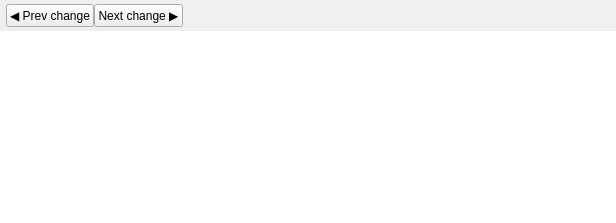
<?xml version="1.0" encoding="UTF-8"?>
<ui version="4.0">
 <class>SideBySideDiffWidget</class>
 <widget class="QWidget" name="SideBySideDiffWidget">
  <layout class="QVBoxLayout" name="mainLayout">
   <property name="leftMargin">
    <number>0</number>
   </property>
   <property name="topMargin">
    <number>0</number>
   </property>
   <property name="rightMargin">
    <number>0</number>
   </property>
   <property name="bottomMargin">
    <number>0</number>
   </property>
   <property name="spacing">
    <number>0</number>
   </property>
   <item>
    <layout class="QHBoxLayout" name="headerLayout">
     <property name="leftMargin">
      <number>6</number>
     </property>
     <property name="topMargin">
      <number>4</number>
     </property>
     <property name="rightMargin">
      <number>6</number>
     </property>
     <property name="bottomMargin">
      <number>4</number>
     </property>
     <item>
      <widget class="QPushButton" name="previousButton">
       <property name="text">
        <string>◀ Prev change</string>
       </property>
      </widget>
     </item>
     <item>
      <widget class="QPushButton" name="nextButton">
       <property name="text">
        <string>Next change ▶</string>
       </property>
      </widget>
     </item>
     <item>
      <widget class="QLabel" name="changeLabel">
       <property name="text">
        <string/>
       </property>
      </widget>
     </item>
     <item>
      <spacer name="headerStretch">
       <property name="orientation">
        <enum>Qt::Horizontal</enum>
       </property>
       <property name="sizeHint" stdset="0">
        <size>
         <width>40</width>
         <height>20</height>
        </size>
       </property>
      </spacer>
     </item>
     <item>
      <widget class="QLabel" name="oldTitleLabel">
       <property name="text">
        <string/>
       </property>
      </widget>
     </item>
     <item>
      <spacer name="titleGap">
       <property name="orientation">
        <enum>Qt::Horizontal</enum>
       </property>
       <property name="sizeType">
        <enum>QSizePolicy::Fixed</enum>
       </property>
       <property name="sizeHint" stdset="0">
        <size>
         <width>24</width>
         <height>20</height>
        </size>
       </property>
      </spacer>
     </item>
     <item>
      <widget class="QLabel" name="newTitleLabel">
       <property name="text">
        <string/>
       </property>
      </widget>
     </item>
    </layout>
   </item>
   <item>
    <layout class="QHBoxLayout" name="panesLayout">
     <property name="leftMargin">
      <number>0</number>
     </property>
     <property name="topMargin">
      <number>0</number>
     </property>
     <property name="rightMargin">
      <number>0</number>
     </property>
     <property name="bottomMargin">
      <number>0</number>
     </property>
     <property name="spacing">
      <number>0</number>
     </property>
     <item>
      <widget class="QTextEdit" name="numberOldEdit">
       <property name="minimumSize">
        <size>
         <width>52</width>
         <height>0</height>
        </size>
       </property>
       <property name="maximumSize">
        <size>
         <width>52</width>
         <height>16777215</height>
        </size>
       </property>
       <property name="readOnly">
        <bool>true</bool>
       </property>
       <property name="lineWrapMode">
        <enum>QTextEdit::NoWrap</enum>
       </property>
       <property name="frameShape">
        <enum>QFrame::NoFrame</enum>
       </property>
       <property name="verticalScrollBarPolicy">
        <enum>Qt::ScrollBarAsNeeded</enum>
       </property>
       <property name="horizontalScrollBarPolicy">
        <enum>Qt::ScrollBarAsNeeded</enum>
       </property>
       <property name="sizePolicy">
        <sizepolicy hsizetype="Fixed" vsizetype="Expanding">
         <horstretch>0</horstretch>
         <verstretch>0</verstretch>
        </sizepolicy>
       </property>
       <property name="textInteractionFlags">
        <set>Qt::NoTextInteraction</set>
       </property>
      </widget>
     </item>
     <item>
      <widget class="QTextEdit" name="oldEdit">
       <property name="readOnly">
        <bool>true</bool>
       </property>
       <property name="lineWrapMode">
        <enum>QTextEdit::NoWrap</enum>
       </property>
       <property name="frameShape">
        <enum>QFrame::NoFrame</enum>
       </property>
       <property name="verticalScrollBarPolicy">
        <enum>Qt::ScrollBarAsNeeded</enum>
       </property>
       <property name="horizontalScrollBarPolicy">
        <enum>Qt::ScrollBarAsNeeded</enum>
       </property>
       <property name="sizePolicy">
        <sizepolicy hsizetype="Expanding" vsizetype="Expanding">
         <horstretch>0</horstretch>
         <verstretch>0</verstretch>
        </sizepolicy>
       </property>
      </widget>
     </item>
     <item>
      <widget class="ChangeGutterWidget" name="gutter">
       <property name="sizePolicy">
        <sizepolicy hsizetype="Fixed" vsizetype="Expanding">
         <horstretch>0</horstretch>
         <verstretch>0</verstretch>
        </sizepolicy>
       </property>
      </widget>
     </item>
     <item>
      <widget class="QTextEdit" name="numberNewEdit">
       <property name="minimumSize">
        <size>
         <width>52</width>
         <height>0</height>
        </size>
       </property>
       <property name="maximumSize">
        <size>
         <width>52</width>
         <height>16777215</height>
        </size>
       </property>
       <property name="readOnly">
        <bool>true</bool>
       </property>
       <property name="lineWrapMode">
        <enum>QTextEdit::NoWrap</enum>
       </property>
       <property name="frameShape">
        <enum>QFrame::NoFrame</enum>
       </property>
       <property name="verticalScrollBarPolicy">
        <enum>Qt::ScrollBarAsNeeded</enum>
       </property>
       <property name="horizontalScrollBarPolicy">
        <enum>Qt::ScrollBarAsNeeded</enum>
       </property>
       <property name="sizePolicy">
        <sizepolicy hsizetype="Fixed" vsizetype="Expanding">
         <horstretch>0</horstretch>
         <verstretch>0</verstretch>
        </sizepolicy>
       </property>
       <property name="textInteractionFlags">
        <set>Qt::NoTextInteraction</set>
       </property>
      </widget>
     </item>
     <item>
      <widget class="QTextEdit" name="newEdit">
       <property name="readOnly">
        <bool>true</bool>
       </property>
       <property name="lineWrapMode">
        <enum>QTextEdit::NoWrap</enum>
       </property>
       <property name="frameShape">
        <enum>QFrame::NoFrame</enum>
       </property>
       <property name="verticalScrollBarPolicy">
        <enum>Qt::ScrollBarAsNeeded</enum>
       </property>
       <property name="horizontalScrollBarPolicy">
        <enum>Qt::ScrollBarAsNeeded</enum>
       </property>
       <property name="sizePolicy">
        <sizepolicy hsizetype="Expanding" vsizetype="Expanding">
         <horstretch>0</horstretch>
         <verstretch>0</verstretch>
        </sizepolicy>
       </property>
      </widget>
     </item>
    </layout>
   </item>
  </layout>
 </widget>
 <resources/>
 <connections/>
 <customwidgets>
  <customwidget>
   <class>ChangeGutterWidget</class>
   <extends>QWidget</extends>
   <header location="global">widgets/ChangeGutterWidget.h</header>
  </customwidget>
 </customwidgets>
</ui>
